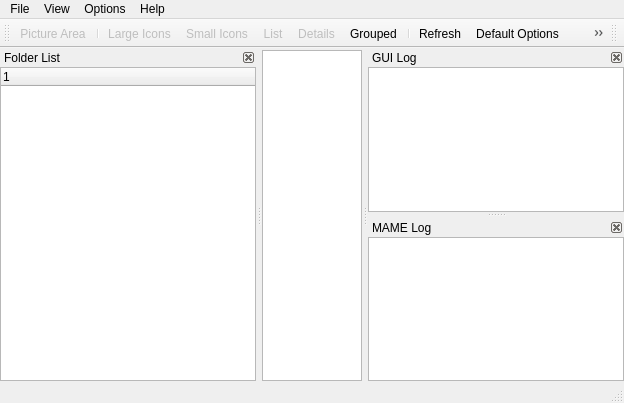
<ui version="4.0" >
 <class>MainWindow</class>
 <widget class="QMainWindow" name="MainWindow" >
  <property name="geometry" >
   <rect>
    <x>0</x>
    <y>0</y>
    <width>624</width>
    <height>403</height>
   </rect>
  </property>
  <property name="windowTitle" >
   <string>MAME Plus! GUI 0.85a</string>
  </property>
  <property name="dockNestingEnabled" >
   <bool>true</bool>
  </property>
  <widget class="QWidget" name="centralwidget" >
   <layout class="QGridLayout" >
    <property name="leftMargin" >
     <number>0</number>
    </property>
    <property name="topMargin" >
     <number>0</number>
    </property>
    <property name="rightMargin" >
     <number>0</number>
    </property>
    <property name="bottomMargin" >
     <number>0</number>
    </property>
    <item row="0" column="0" >
     <layout class="QVBoxLayout" >
      <property name="topMargin" >
       <number>2</number>
      </property>
      <item>
       <widget class="QTreeView" name="treeViewGameList" >
        <property name="rootIsDecorated" >
         <bool>false</bool>
        </property>
        <property name="itemsExpandable" >
         <bool>false</bool>
        </property>
       </widget>
      </item>
     </layout>
    </item>
   </layout>
  </widget>
  <widget class="QMenuBar" name="menubar" >
   <property name="geometry" >
    <rect>
     <x>0</x>
     <y>0</y>
     <width>624</width>
     <height>21</height>
    </rect>
   </property>
   <widget class="QMenu" name="menuFile" >
    <property name="title" >
     <string>File</string>
    </property>
    <addaction name="actionExitStop" />
   </widget>
   <widget class="QMenu" name="menuView" >
    <property name="title" >
     <string>View</string>
    </property>
    <addaction name="actionPicture_Area" />
    <addaction name="separator" />
    <addaction name="actionLarge_Icons" />
    <addaction name="actionSmall_Icons" />
    <addaction name="actionList" />
    <addaction name="actionDetails" />
    <addaction name="actionGrouped" />
    <addaction name="separator" />
    <addaction name="actionRefresh" />
   </widget>
   <widget class="QMenu" name="menuOptions" >
    <property name="title" >
     <string>Options</string>
    </property>
    <addaction name="actionDefaultOptions" />
   </widget>
   <widget class="QMenu" name="menuHelp" >
    <property name="title" >
     <string>Help</string>
    </property>
    <addaction name="actionAbout" />
   </widget>
   <addaction name="menuFile" />
   <addaction name="menuView" />
   <addaction name="menuOptions" />
   <addaction name="menuHelp" />
  </widget>
  <widget class="QStatusBar" name="statusbar" />
  <widget class="QToolBar" name="toolBar" >
   <property name="windowTitle" >
    <string>Toolbar</string>
   </property>
   <property name="iconSize" >
    <size>
     <width>16</width>
     <height>16</height>
    </size>
   </property>
   <property name="floatable" >
    <bool>false</bool>
   </property>
   <attribute name="toolBarArea" >
    <enum>TopToolBarArea</enum>
   </attribute>
   <attribute name="toolBarBreak" >
    <bool>false</bool>
   </attribute>
   <addaction name="actionPicture_Area" />
   <addaction name="separator" />
   <addaction name="actionLarge_Icons" />
   <addaction name="actionSmall_Icons" />
   <addaction name="actionList" />
   <addaction name="actionDetails" />
   <addaction name="actionGrouped" />
   <addaction name="separator" />
   <addaction name="actionRefresh" />
   <addaction name="actionDefaultOptions" />
   <addaction name="actionAbout" />
  </widget>
  <widget class="QToolBar" name="toolBarSearch" >
   <property name="windowTitle" >
    <string>Search</string>
   </property>
   <property name="floatable" >
    <bool>false</bool>
   </property>
   <attribute name="toolBarArea" >
    <enum>TopToolBarArea</enum>
   </attribute>
   <attribute name="toolBarBreak" >
    <bool>false</bool>
   </attribute>
  </widget>
  <widget class="QDockWidget" name="dockWidget_2" >
   <property name="features" >
    <set>QDockWidget::DockWidgetClosable|QDockWidget::DockWidgetMovable|QDockWidget::NoDockWidgetFeatures</set>
   </property>
   <property name="windowTitle" >
    <string>GUI Log</string>
   </property>
   <attribute name="dockWidgetArea" >
    <number>2</number>
   </attribute>
   <widget class="QWidget" name="dockWidgetContents_8" >
    <layout class="QGridLayout" >
     <property name="leftMargin" >
      <number>0</number>
     </property>
     <property name="topMargin" >
      <number>0</number>
     </property>
     <property name="rightMargin" >
      <number>0</number>
     </property>
     <property name="bottomMargin" >
      <number>0</number>
     </property>
     <item row="0" column="0" >
      <widget class="QTextBrowser" name="textBrowserFrontendLog" />
     </item>
    </layout>
   </widget>
  </widget>
  <widget class="QDockWidget" name="dockWidget_6" >
   <property name="features" >
    <set>QDockWidget::DockWidgetClosable|QDockWidget::DockWidgetMovable|QDockWidget::NoDockWidgetFeatures</set>
   </property>
   <property name="windowTitle" >
    <string>MAME Log</string>
   </property>
   <attribute name="dockWidgetArea" >
    <number>2</number>
   </attribute>
   <widget class="QWidget" name="dockWidgetContents_12" >
    <layout class="QGridLayout" >
     <property name="leftMargin" >
      <number>0</number>
     </property>
     <property name="topMargin" >
      <number>0</number>
     </property>
     <property name="rightMargin" >
      <number>0</number>
     </property>
     <property name="bottomMargin" >
      <number>0</number>
     </property>
     <item row="0" column="0" >
      <widget class="QTextBrowser" name="textBrowserMAMELog" />
     </item>
    </layout>
   </widget>
  </widget>
  <widget class="QDockWidget" name="dockWidget_7" >
   <property name="sizePolicy" >
    <sizepolicy vsizetype="Preferred" hsizetype="Ignored" >
     <horstretch>0</horstretch>
     <verstretch>0</verstretch>
    </sizepolicy>
   </property>
   <property name="features" >
    <set>QDockWidget::DockWidgetClosable|QDockWidget::DockWidgetMovable|QDockWidget::NoDockWidgetFeatures</set>
   </property>
   <property name="windowTitle" >
    <string>Folder List</string>
   </property>
   <attribute name="dockWidgetArea" >
    <number>1</number>
   </attribute>
   <widget class="QWidget" name="dockWidgetContents_14" >
    <layout class="QGridLayout" >
     <property name="leftMargin" >
      <number>0</number>
     </property>
     <property name="topMargin" >
      <number>0</number>
     </property>
     <property name="rightMargin" >
      <number>0</number>
     </property>
     <property name="bottomMargin" >
      <number>0</number>
     </property>
     <item row="0" column="0" >
      <widget class="QTreeWidget" name="treeFolders" >
       <column>
        <property name="text" >
         <string>1</string>
        </property>
       </column>
      </widget>
     </item>
    </layout>
   </widget>
  </widget>
  <action name="actionDefaultOptions" >
   <property name="icon" >
    <iconset resource="mamepguimain.qrc" >:/res/32x32/applications-system.png</iconset>
   </property>
   <property name="text" >
    <string>Default Options</string>
   </property>
  </action>
  <action name="actionRefresh" >
   <property name="icon" >
    <iconset resource="mamepguimain.qrc" >:/res/32x32/view-refresh.png</iconset>
   </property>
   <property name="text" >
    <string>Refresh</string>
   </property>
   <property name="shortcut" >
    <string>F5</string>
   </property>
  </action>
  <action name="actionExitStop" >
   <property name="text" >
    <string>Exit</string>
   </property>
   <property name="shortcut" >
    <string>Alt+X</string>
   </property>
  </action>
  <action name="actionAbout" >
   <property name="enabled" >
    <bool>false</bool>
   </property>
   <property name="icon" >
    <iconset resource="mamepguimain.qrc" >:/res/32x32/help-browser.png</iconset>
   </property>
   <property name="text" >
    <string>About</string>
   </property>
  </action>
  <action name="actionSmall_Icons" >
   <property name="enabled" >
    <bool>false</bool>
   </property>
   <property name="icon" >
    <iconset resource="mamepguimain.qrc" >:/res/mame32-view-sicon.png</iconset>
   </property>
   <property name="text" >
    <string>Small Icons</string>
   </property>
  </action>
  <action name="actionList" >
   <property name="enabled" >
    <bool>false</bool>
   </property>
   <property name="icon" >
    <iconset resource="mamepguimain.qrc" >:/res/mame32-view-list.png</iconset>
   </property>
   <property name="text" >
    <string>List</string>
   </property>
  </action>
  <action name="actionDetails" >
   <property name="enabled" >
    <bool>false</bool>
   </property>
   <property name="icon" >
    <iconset resource="mamepguimain.qrc" >:/res/mame32-view-detail.png</iconset>
   </property>
   <property name="text" >
    <string>Details</string>
   </property>
  </action>
  <action name="actionGrouped" >
   <property name="checkable" >
    <bool>true</bool>
   </property>
   <property name="checked" >
    <bool>false</bool>
   </property>
   <property name="icon" >
    <iconset resource="mamepguimain.qrc" >:/res/mame32-view-group.png</iconset>
   </property>
   <property name="text" >
    <string>Grouped</string>
   </property>
  </action>
  <action name="actionLarge_Icons" >
   <property name="enabled" >
    <bool>false</bool>
   </property>
   <property name="icon" >
    <iconset resource="mamepguimain.qrc" >:/res/mame32-view-licon.png</iconset>
   </property>
   <property name="text" >
    <string>Large Icons</string>
   </property>
  </action>
  <action name="actionPicture_Area" >
   <property name="enabled" >
    <bool>false</bool>
   </property>
   <property name="icon" >
    <iconset resource="mamepguimain.qrc" >:/res/mame32-show-snap.png</iconset>
   </property>
   <property name="text" >
    <string>Picture Area</string>
   </property>
   <property name="shortcut" >
    <string>Alt+P</string>
   </property>
  </action>
 </widget>
 <resources>
  <include location="mamepguimain.qrc" />
 </resources>
 <connections/>
</ui>
